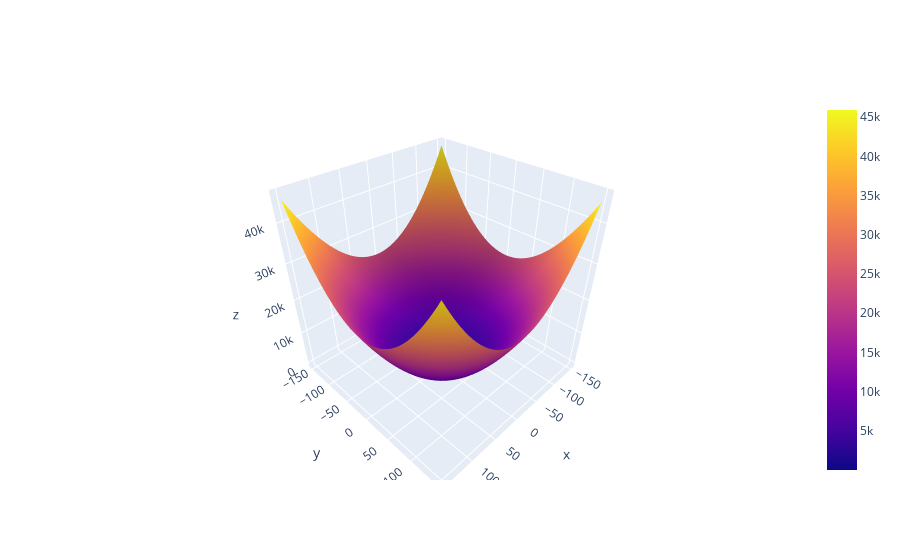

Notebook code cell kept with this figure:
### Code cell
fig = Figure(data = Surface(x = xx, y = yy, z= zz))
fig.show()

### Figure 1 — Plotly figure (JSON) as saved in the notebook; plotly's stock layout.template omitted (floating-point values rounded to 4 significant figures; data arrays with more than 128 entries replaced by an {"elided": "..."} marker saying what was removed)
{"data": [{"type": "surface", "x": {"elided": "50x50 float values"}, "y": {"elided": "50x50 float values"}, "z": {"elided": "50x50 float values"}}], "layout": {}}
